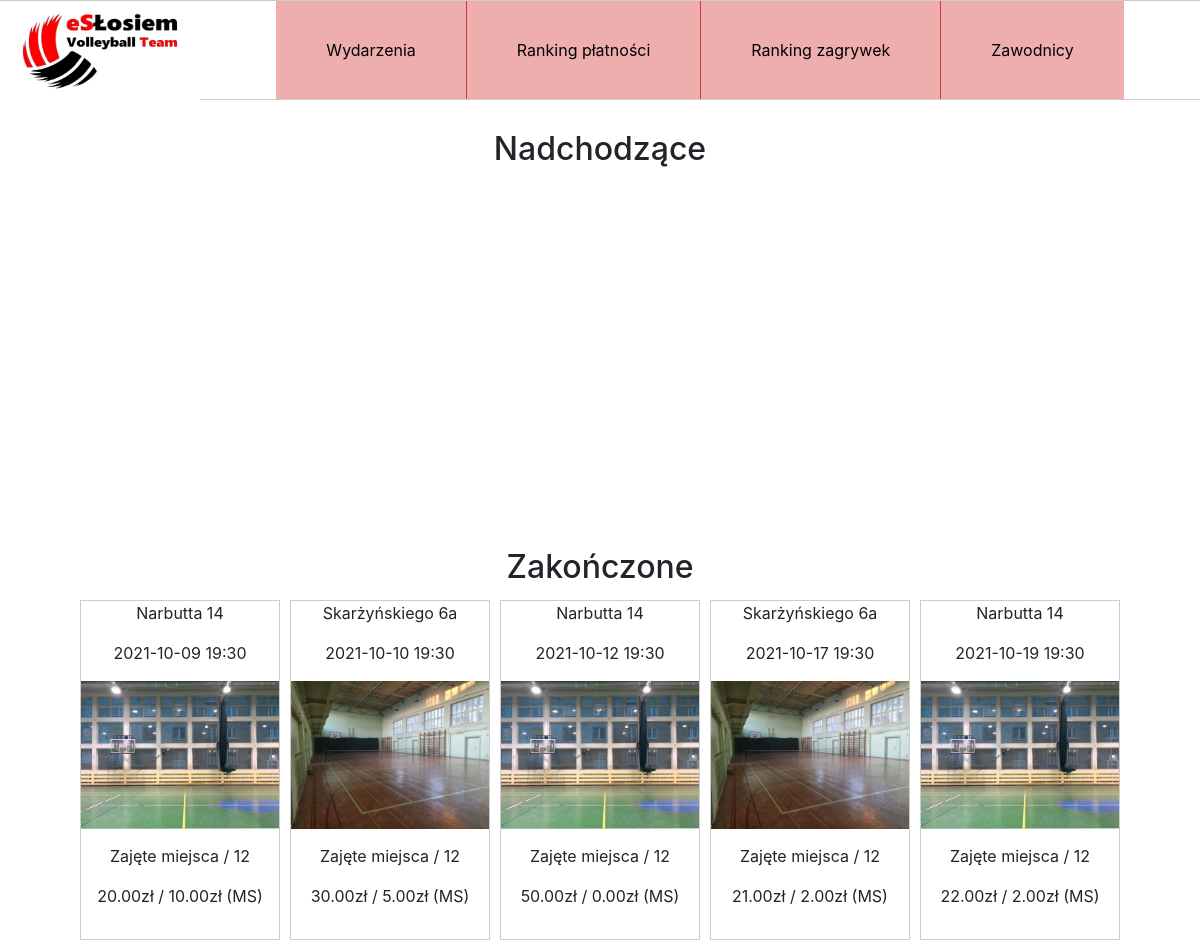
The page / on the database its author committed.
### zapisy/models.py (models this page shows, shortened)
class Event(models.Model):
    date = models.DateTimeField()
    duration = models.DurationField()
    location = models.ForeignKey("Localization", on_delete=models.SET_NULL, blank=True, null=True, default=None)
    price = models.FloatField()
    price_multisport = models.FloatField(default=0)
    player_slots = models.IntegerField(default=12)
    coach = models.BooleanField(default=False)

class Localization(models.Model):
    address = models.CharField(max_length=32)
    image = models.ImageField(upload_to='localizations')

### zapisy/views.py (the view)
# urls.py: path('', views.AllEventsView.as_view(), name='events'),
class AllEventsView(ListView):
    model = Event
    template_name = "zapisy/events.html"
    def get_context_data(self, **kwargs):
        context = super().get_context_data(**kwargs)
        context['upcoming'] = Event.objects.filter(date__gte=datetime.now())
        context['ended'] = Event.objects.filter(date__lte=datetime.now())
        return context

### zapisy/templatetags/filters.py (called while the page is built)
@register.filter
def show_date(date):
    return date.strftime('%Y-%m-%d %H:%M')

### templates/zapisy/events.html (shortened to what this page needs)
{% extends "zapisy/base.html" %}
{% load static %}
{% load filters %}
  {% block content %}
  <div class="center">
    <h2>Nadchodzące</h2>
  </div>
  <div>
    <br><br><br><br><br><br><br><br><br><br><br><br><br>
  </div>
    <div class="center">
    <h2>Zakończone</h2>
    {% for event in ended %}
      <div class="gallery">
        <p>{{event.location.address}}</p>
        <p>{{event.date|show_date}}</p>
        <a href="{% url 'event' event.id %}">
          <img src="{{ event.location.image.url }}" alt="Cinque Terre" width="600" height="400">
        </a>
        <div class="desc">
          <p>Zajęte miejsca / {{event.player_slots}}</p>
          <p>{{event.price|floatformat:2}}zł / {{event.price_multisport|floatformat:2}}zł (MS)</p>
        </div>
      </div>
    {% endfor %}
    </div>
  {% endblock %}

### static/zapisy/css/style.css (style rules this page uses)
body { margin: 0; padding: 0; }
div { margin: 0 auto; text-align: center; justify-content: center; }
.center { margin: auto; width: 100%; padding: 30px; justify-content: center; }
div.gallery { margin: 5px; border: 1px solid #ccc; float: left; width: 200px; }
div.gallery img { width: 100%; height: auto; }
div.desc { padding: 15px; text-align: center; }

### rows shown on the page
Event: location.address "Narbutta 14", date|show_date "2021-10-09 19:30", location.image (picture), player_slots "12", price "20.00", price_multisport "10.00"
Event: location.address "Skarżyńskiego 6a", date|show_date "2021-10-10 19:30", location.image (picture), player_slots "12", price "30.00", price_multisport "5.00"
Event: location.address "Narbutta 14", date|show_date "2021-10-12 19:30", location.image (picture), player_slots "12", price "50.00", price_multisport "0.00"
Event: location.address "Skarżyńskiego 6a", date|show_date "2021-10-17 19:30", location.image (picture), player_slots "12", price "21.00", price_multisport "2.00"
Event: location.address "Narbutta 14", date|show_date "2021-10-19 19:30", location.image (picture), player_slots "12", price "22.00", price_multisport "2.00"
